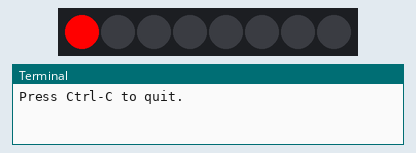
Simulated run of this program. Board: Raspberry Pi (BCM pin numbers). Shown: 8 RGB LEDs in strip order, left to right, the last lines printed to the terminal.

Above: at 0.01 s.
At 0.41 s:
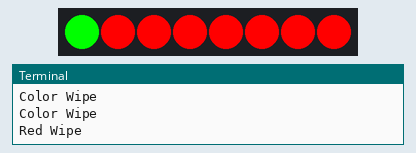
At 1.12 s:
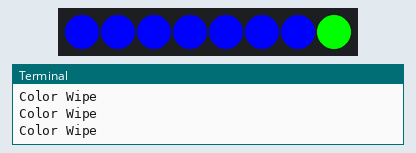
At 1.62 s:
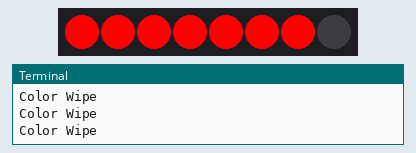
Timing chart, 0 to 40.0 s (numbered marks = the images above):
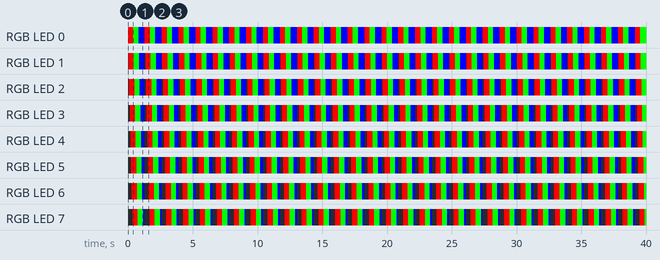

Measured:
- by itself, RGB LED 0: repeats every 1.3 s: RGB(0, 255, 0) 0.41 s, RGB(0, 0, 255) 0.49 s, RGB(255, 0, 0) 0.41 s
- by itself, RGB LED 1: repeats every 1.3 s: RGB(0, 255, 0) 0.41 s, RGB(0, 0, 255) 0.44 s, off 0.05 s, RGB(255, 0, 0) 0.41 s
- by itself, RGB LED 2: repeats every 1.3 s: RGB(0, 255, 0) 0.41 s, RGB(0, 0, 255) 0.39 s, off 0.10 s, RGB(255, 0, 0) 0.41 s
- by itself, RGB LED 3: repeats every 1.3 s: RGB(0, 255, 0) 0.41 s, RGB(0, 0, 255) 0.34 s, off 0.15 s, RGB(255, 0, 0) 0.41 s
- by itself, RGB LED 4: repeats every 1.3 s: RGB(0, 255, 0) 0.41 s, RGB(0, 0, 255) 0.29 s, off 0.20 s, RGB(255, 0, 0) 0.41 s
- by itself, RGB LED 5: repeats every 1.3 s: RGB(0, 255, 0) 0.41 s, RGB(0, 0, 255) 0.24 s, off 0.25 s, RGB(255, 0, 0) 0.41 s
- by itself, RGB LED 6: repeats every 1.3 s: RGB(0, 255, 0) 0.41 s, RGB(0, 0, 255) 0.19 s, off 0.30 s, RGB(255, 0, 0) 0.41 s
- by itself, RGB LED 7: repeats every 1.3 s: RGB(0, 255, 0) 0.41 s, RGB(0, 0, 255) 0.14 s, off 0.35 s, RGB(255, 0, 0) 0.41 s

The program:

neopixel_demo.py
```python
import time
from rpi_ws281x import PixelStrip, Color

# LED strip configuration:
LED_COUNT = 8        # Number of LED pixels.
LED_PIN = 18         # GPIO pin connected to the pixels (18 uses PWM!).
LED_FREQ_HZ = 800000  # LED signal frequency in hertz (usually 800khz)
LED_DMA = 10         # DMA channel to use for generating signal (try 10)
LED_BRIGHTNESS = 255 # Set to 0 for darkest and 255 for brightest
LED_INVERT = False   # True to invert the signal (when using NPN transistor level shift)
LED_CHANNEL = 0      # set to '1' for GPIOs 13, 19, 41, 45 or 53

# Create PixelStrip object with appropriate configuration.
strip = PixelStrip(LED_COUNT, LED_PIN, LED_FREQ_HZ, LED_DMA, LED_INVERT, LED_BRIGHTNESS, LED_CHANNEL)
# Intialize the library (must be called once before other functions).
strip.begin()

def colorWipe(strip, color, wait_ms=50):
    """Wipe color across display a pixel at a time."""
    for i in range(strip.numPixels()):
        strip.setPixelColor(i, color)
        strip.show()
        time.sleep(wait_ms / 1000.0)
        print('Color Wipe')

print('Press Ctrl-C to quit.')
try:
    while True:
        # Color wipe animations.
        colorWipe(strip, Color(255, 0, 0))  # Red wipe
        print('Red Wipe')
        colorWipe(strip, Color(0, 255, 0))  # Green wipe
        print('Green Wipe')
        colorWipe(strip, Color(0, 0, 255))  # Blue wipe
        print('Blue Wipe')
        colorWipe(strip, Color(0, 0, 0), 10)  # Turn off LEDs with a quicker wipe
        print('Turn Off LEDs')
except KeyboardInterrupt:
    # On Ctrl+C, turn off all the LEDs.
    colorWipe(strip, Color(0, 0, 0), 10)
    print('Turn Off LEDs')
```
